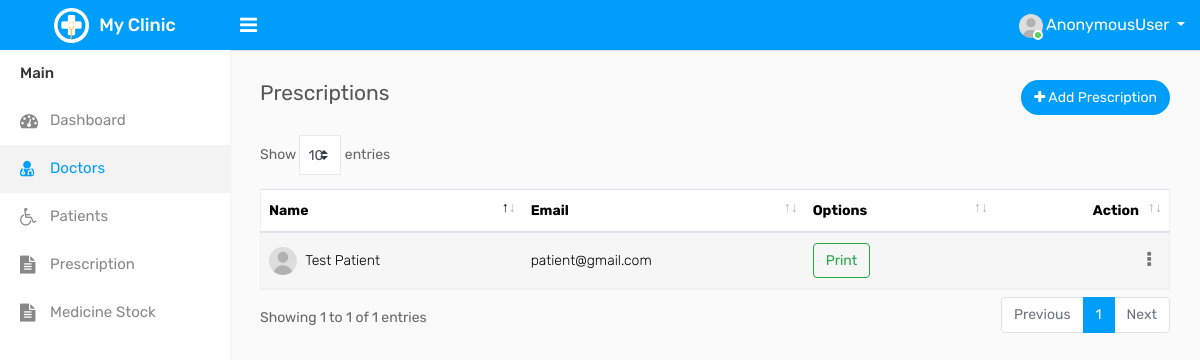
The app's page /displayprescriptions/ with its own data.
### accounts/models.py (models this page shows, shortened)
class Prescription(models.Model):
	patient=models.ForeignKey(CreatePatient, null=True, on_delete=models.SET_NULL)
	medicines=models.CharField(max_length=200,null=True,)
	symptoms=models.CharField(max_length=200,null=True,)
	test=models.CharField(max_length=200,null=True,)
	diagnosis=models.CharField(max_length=200,null=True,)

class CreatePatient(models.Model):
	STATUS=(
			('Male','Male'),
			('Female','Female'),
			)
	BLOOD=(
			('A+','A+'),
			('A-','A-'),
			('B+','B+'),
			('B-','B-'),
			('O+','O+'),
			('O-','O-'),
			('AB+','AB+'),
			('AB-','AB-'),
			)
	first_name=models.CharField(max_length=200,null=True,)
	last_name=models.CharField(max_length=200,null=True)
	email=models.CharField(max_length=200,null=True)
	address=models.CharField(max_length=200,null=True)
	phone=models.CharField(max_length=200,null=True)
	gender=models.CharField(max_length=200,null=True,choices=STATUS)
	age=models.IntegerField(null=True)
	height=models.CharField(max_length=200,null=True)
	weight=models.CharField(max_length=200,null=True)
	blood_group=models.CharField(max_length=200,null=True,choices=BLOOD)

### accounts/views.py (the view)
# urls.py: path('displayprescriptions/',views.Printprescriptions,name='display_prescriptions'),
def Printprescriptions(request):
	prescriptions=Prescription.objects.all()
	context={
			'prescriptions':prescriptions
	}
	return render(request, 'accounts/display_prescriptions.html',context)

### accounts/templates/accounts/display_prescriptions.html (shortened to what this page needs)
{% load static %}
<!DOCTYPE html>
<html lang="en">
<head>
    <link rel="stylesheet" type="text/css" href="{% static '/css/bootstrap.min.css' %}">
    <link rel="stylesheet" type="text/css" href="{% static '/css/font-awesome.min.css' %}">
    <link rel="stylesheet" type="text/css" href="{% static '/css/select2.min.css' %}">
    <link rel="stylesheet" type="text/css" href="{% static '/css/dataTables.bootstrap4.min.css' %}">
    <link rel="stylesheet" type="text/css" href="{% static '/css/bootstrap-datetimepicker.min.css' %}">
    <link rel="stylesheet" type="text/css" href="{% static '/css/style.css' %}">
    <link
  href="http://cdnjs.cloudflare.com/ajax/libs/font-awesome/4.3.0/css/font-awesome.css"
  rel="stylesheet"  type='text/css'>
</head>
<body>
    <div class="main-wrapper">
        <div class="header">
            <div class="header-left">
                <a href="{% url 'home' %}" class="logo">
                    <img src="{% static '/img/logo.png' %}" width="35" height="35" alt=""> <span>My Clinic</span>
                </a>
            </div>
            <a id="toggle_btn" href="javascript:void(0);"><i class="fa fa-bars"></i></a>
            <ul class="nav user-menu float-right">
                <li class="nav-item dropdown has-arrow">
                    <a href="#" class="dropdown-toggle nav-link user-link" data-toggle="dropdown">
                        <span class="user-img"><img class="rounded-circle" src="{% static '/img/user.jpg' %}" width="40" alt="Admin">
                            <span class="status online"></span></span>
                        <span>{{request.user}}</span>
                    </a>
                </li>
            </ul>
        </div>
        <div class="sidebar" id="sidebar">
            <div class="sidebar-inner slimscroll">
                <div id="sidebar-menu" class="sidebar-menu">
                    <ul>
                        <li class="menu-title">Main</li>
                        <li>
                            <a href="{% url 'home' %}"><i class="fa fa-dashboard"></i> <span>Dashboard</span></a>
                        </li>
                        <li class="active">
                            <a href="{% url 'doctors' %}"><i class="fa fa-user-md"></i> <span>Doctors</span></a>
                        </li>
                        <li>
                            <a href="{% url 'patients' %}"><i class="fa fa-wheelchair"></i> <span>Patients</span></a>
                        </li>
                        <li>
                            <a href="{% url 'display_prescriptions' %}"><i class="fa  fa-file-text"></i> <span>Prescription</span></a>
                        </li>
                        <li>
                            <a href="{% url 'print_medication' %}"><i class="fa  fa-file-text"></i> <span>Medicine Stock</span></a>
                        </li>
                    </ul>
                </div>
            </div>
        </div>
        <div class="page-wrapper">
            <div class="content">
                <div class="row">
                    <div class="col-sm-4 col-3">
                        <h4 class="page-title">Prescriptions</h4>
                    </div>
                    <div class="col-sm-8 col-9 text-right m-b-20">
                        <a href="{% url 'prescription' %}" class="btn btn btn-primary btn-rounded float-right"><i class="fa fa-plus"></i> Add Prescription</a>
                    </div>
                </div>
                <div class="row">
                    <div class="col-md-12">
                        <div class="table-responsive">
                            <table class="table table-border table-striped custom-table datatable mb-0">
                                <thead>
                                    <tr>
                                        <th>Name</th>
                                        <th>Email</th>
                                        <th>Options</th>
                                        <th class="text-right">Action</th>
                                    </tr>
                                </thead>
                                <tbody>
                                    {% for prescription in prescriptions %}
                                        <tr>
                                            <td><img width="28" height="28" src="{% static '/img/user.jpg' %}" class="rounded-circle m-r-5" alt=""> {{prescription.patient.first_name}} {{prescription.patient.last_name}}</td>
                                            <td>{{prescription.patient.email}}</td>
                                            <td><a href="{% url 'print_prescription' prescription.id  %}" class="btn btn-outline-success">Print</a></td>
                                            <td class="text-right">
                                                <div class="dropdown dropdown-action">
                                                    <a href="#" class="action-icon dropdown-toggle" data-toggle="dropdown" aria-expanded="false"><i class="fa fa-ellipsis-v"></i></a>
                                                </div>
                                            </td>
                                        </tr>
                                    {% endfor %}
                                </tbody>
                            </table>
                        </div>
                    </div>
                </div>
            </div>
        </div>
    </div>
</body>
</html>

### records on screen
Prescription: patient.first_name "Test", patient.last_name "Patient", patient.email "patient@gmail.com"

### other values on screen
{{ request.user }} "AnonymousUser"
